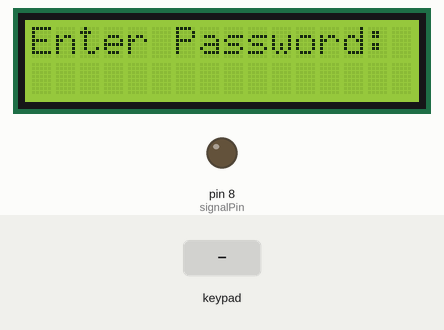
Simulated run of this sketch. Board: Arduino Uno, built with avr-gcc and run on an emulated ATmega328P. On the bench: 16×2 character LCD, output pins drawn as LEDs (lit = HIGH). The test bench sets the inputs (shaded band).

Above: at 1.2 s.
1.3 s: keypad keys 1 2 3 A 4 5 6 pressed 0.4 s apart
At 4.9 s:
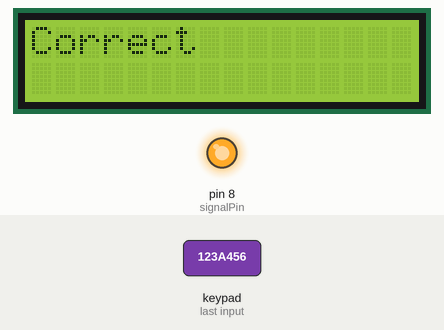
5.6 s: key 'B' pressed
8.6 s: keypad keys 1 2 3 A 4 5 6 # pressed 0.4 s apart
At 12.3 s:
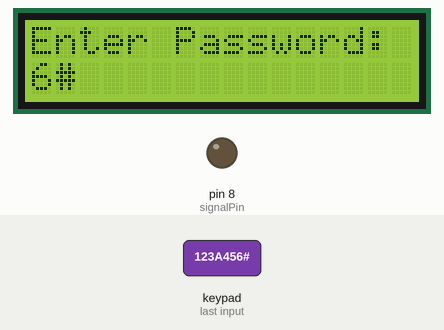
13.3 s: key 'A' pressed
At 14.4 s:
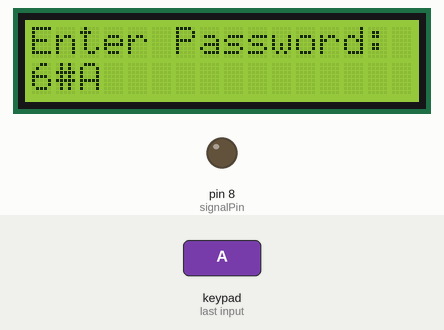
14.8 s: key 'C' pressed
At 15.6 s:
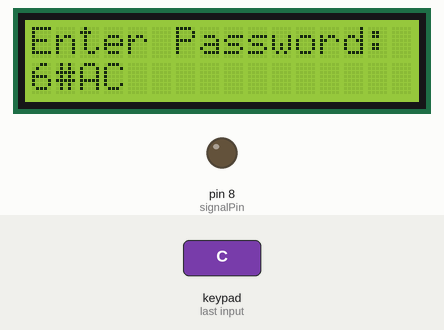
16.3 s: keypad keys 1 2 3 A 4 5 6 * pressed 0.4 s apart
At 20.0 s:
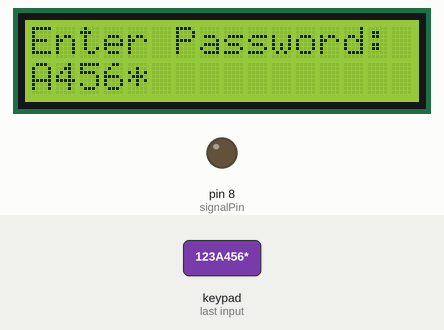
Timing chart, 0 to 21.5 s (numbered marks = the images above; inputs shaded):
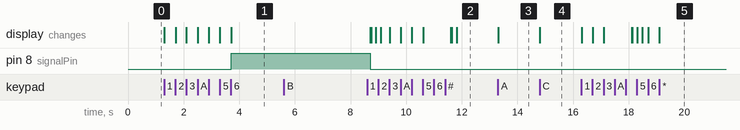

Measured:
- after the input at 1.3 s, pin 8 (signalPin): LOW → HIGH after 2.4 s; the display: first changes at once (image 1 shows a later state)
- after the input at 5.6 s, every drawn part: stays the same
- after the input at 13.3 s, the display: changes at once (image 3)
- after the input at 14.8 s, the display: changes at once (image 4)
- after the input at 16.3 s, the display: first changes at once (image 5 shows a later state)

The sketch:

Keypad_LCD_Relay_Password.ino
```cpp
#include <Keypad.h>
#include <LiquidCrystal.h>

// Create an LCD object. Parameters: (RS, E, D4, D5, D6, D7):
LiquidCrystal lcd = LiquidCrystal(2, 3, 4, 5, 6, 7);

const byte ROWS = 4;
const byte COLS = 4;

#define Password_Length 8

int signalPin = 8;

char Data[Password_Length];
char Master[Password_Length] = "123A456";
byte data_count = 0, master_count = 0;
bool Pass_is_good;
char customKey;

char hexaKeys[ROWS][COLS] = {
  {'1', '2', '3', 'A'},
  {'4', '5', '6', 'B'},
  {'7', '8', '9', 'C'},
  {'*', '0', '#', 'D'}
};

byte rowPins[ROWS] = {13, 12, 11, 10};
byte colPins[COLS] = {A0, A1, A2, A3};

Keypad customKeypad = Keypad(makeKeymap(hexaKeys), rowPins, colPins, ROWS, COLS);

void setup(){
  Serial.begin(9600);
  pinMode(signalPin, OUTPUT);
  lcd.begin(16, 2);
}

void loop(){

  lcd.setCursor(0,0);
  lcd.print("Enter Password:");

  customKey = customKeypad.getKey();
  if (customKey){
    Data[data_count] = customKey;
    lcd.setCursor(data_count,1);
    lcd.print(Data[data_count]);
    data_count++;
    }

  if(data_count == Password_Length-1){
    lcd.clear();

    if(!strcmp(Data, Master)){
      lcd.print("Correct");
      digitalWrite(signalPin, HIGH);
      delay(5000);
      digitalWrite(signalPin, LOW);
      }
    else{
      lcd.print("Incorrect");
      delay(1000);
      }

    lcd.clear();
    clearData();
  }
}

void clearData(){
  while(data_count !=0){
    Data[data_count--] = 0;
  }
  return;
}
```
